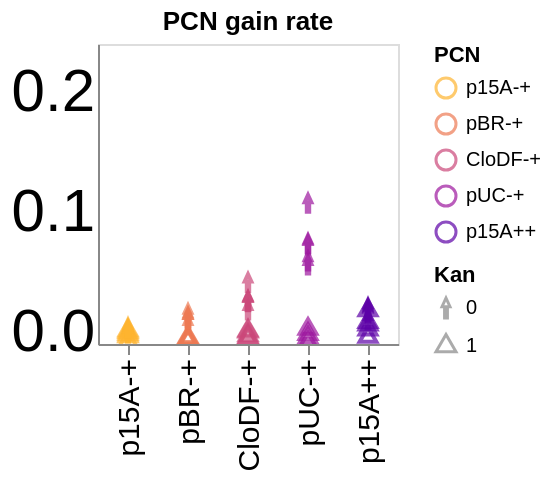

Source (notebook cell):
### Code cell
# Gain, PCN

alt.Chart(combined_scatter_gain_DF).mark_point(size=70).encode(
    alt.X("PCN", axis=alt.Axis(labelFontSize=15, titleFontSize=15, grid=False), title=None),
    alt.Y("rate_of_gain_log(plasmid copy)", scale=alt.Scale(domain=[-0.01, 0.24]), axis=alt.Axis(labelFontSize=30, titleFontSize=15, tickCount = 3, ticks=False, grid=False), title=None),
    color=alt.Color('PCN').scale(scheme=colorScheme,reverse=True),
    shape=alt.Shape('Kan:O', scale=alt.Scale(range=['arrow', 'triangle']))
).properties(
    title='PCN gain rate',
    width=150,
    height=150
).interactive()

### Figure 1 — Vega-Lite specification as saved in the notebook (floating-point values rounded to 4 significant figures)
{"config": {"view": {"continuousWidth": 300, "continuousHeight": 300}}, "data": {"name": "data-643f721b387ac13444518506b394fde6"}, "mark": {"type": "point", "size": 70}, "encoding": {"color": {"field": "PCN", "scale": {"scheme": "plasma", "reverse": true}, "sort": ["p15A-+", "pBR-+", "CloDF-+", "pUC-+", "p15A++"], "type": "ordinal"}, "shape": {"field": "Kan", "scale": {"range": ["arrow", "triangle"]}, "type": "ordinal"}, "x": {"axis": {"grid": false, "labelFontSize": 15, "titleFontSize": 15}, "field": "PCN", "sort": ["p15A-+", "pBR-+", "CloDF-+", "pUC-+", "p15A++"], "title": null, "type": "ordinal"}, "y": {"axis": {"grid": false, "labelFontSize": 30, "tickCount": 3, "ticks": false, "titleFontSize": 15}, "field": "rate_of_gain_log(plasmid copy)", "scale": {"domain": [-0.01, 0.24]}, "title": null, "type": "quantitative"}}, "height": 150, "params": [{"name": "param_6", "select": {"type": "interval", "encodings": ["x", "y"]}, "bind": "scales"}], "title": "PCN gain rate", "width": 150, "$schema": "https://vega.github.io/schema/vega-lite/v5.20.1.json", "datasets": {"data-643f721b387ac13444518506b394fde6": [{"PCN": "p15A-+", "ExpRep": "1", "rate_of_gain_log(transposon copy)": 0.00221, "rate_of_gain_log(plasmid copy)": -0.007546, "rate_of_gain_log(T/P)": 0.003734, "Kan": 1, "averagePCN": 15.26}, {"PCN": "p15A-+", "ExpRep": "2", "rate_of_gain_log(transposon copy)": 0.00136, "rate_of_gain_log(plasmid copy)": -0.0002697, "rate_of_gain_log(T/P)": 0.006424, "Kan": 1, "averagePCN": 15.26}, {"PCN": "p15A-+", "ExpRep": "3", "rate_of_gain_log(transposon copy)": 0.00149, "rate_of_gain_log(plasmid copy)": 0.001125, "rate_of_gain_log(T/P)": 0.001082, "Kan": 1, "averagePCN": 15.26}, {"PCN": "p15A-+", "ExpRep": "4", "rate_of_gain_log(transposon copy)": 0.001775, "rate_of_gain_log(plasmid copy)": -0.002029, "rate_of_gain_log(T/P)": 0.0007771, "Kan": 1, "averagePCN": 15.26}, {"PCN": "p15A-+", "ExpRep": "5", "rate_of_gain_log(transposon copy)": 0.0008952, "rate_of_gain_log(plasmid copy)": -0.003589, "rate_of_gain_log(T/P)": 0.008747, "Kan": 1, "averagePCN": 15.26}, {"PCN": "pBR-+", "ExpRep": "1", "rate_of_gain_log(transposon copy)": 0.001482, "rate_of_gain_log(plasmid copy)": -0.004995, "rate_of_gain_log(T/P)": 0.006546, "Kan": 1, "averagePCN": 27.86}, {"PCN": "pBR-+", "ExpRep": "2", "rate_of_gain_log(transposon copy)": -0.001335, "rate_of_gain_log(plasmid copy)": -0.006664, "rate_of_gain_log(T/P)": 0.005208, "Kan": 1, "averagePCN": 27.86}, {"PCN": "pBR-+", "ExpRep": "3", "rate_of_gain_log(transposon copy)": -0.0005946, "rate_of_gain_log(plasmid copy)": -0.004204, "rate_of_gain_log(T/P)": 0.003681, "Kan": 1, "averagePCN": 27.86}, {"PCN": "pBR-+", "ExpRep": "4", "rate_of_gain_log(transposon copy)": -0.001853, "rate_of_gain_log(plasmid copy)": -0.007253, "rate_of_gain_log(T/P)": 0.00533, "Kan": 1, "averagePCN": 27.86}, {"PCN": "pBR-+", "ExpRep": "5", "rate_of_gain_log(transposon copy)": -0.0001354, "rate_of_gain_log(plasmid copy)": -0.005978, "rate_of_gain_log(T/P)": 0.005842, "Kan": 1, "averagePCN": 27.86}, {"PCN": "CloDF-+", "ExpRep": "1", "rate_of_gain_log(transposon copy)": 0.01219, "rate_of_gain_log(plasmid copy)": 0.001016, "rate_of_gain_log(T/P)": 0.01205, "Kan": 1, "averagePCN": 55.16}, {"PCN": "CloDF-+", "ExpRep": "2", "rate_of_gain_log(transposon copy)": 0.006115, "rate_of_gain_log(plasmid copy)": -0.002824, "rate_of_gain_log(T/P)": 0.009264, "Kan": 1, "averagePCN": 55.16}, {"PCN": "CloDF-+", "ExpRep": "3", "rate_of_gain_log(transposon copy)": 0.01185, "rate_of_gain_log(plasmid copy)": -0.004423, "rate_of_gain_log(T/P)": 0.01702, "Kan": 1, "averagePCN": 55.16}, {"PCN": "CloDF-+", "ExpRep": "4", "rate_of_gain_log(transposon copy)": 0.00507, "rate_of_gain_log(plasmid copy)": -0.005056, "rate_of_gain_log(T/P)": 0.01069, "Kan": 1, "averagePCN": 55.16}, {"PCN": "CloDF-+", "ExpRep": "5", "rate_of_gain_log(transposon copy)": 0.00808, "rate_of_gain_log(plasmid copy)": 0.0002283, "rate_of_gain_log(T/P)": 0.008635, "Kan": 1, "averagePCN": 55.16}, {"PCN": "pUC-+", "ExpRep": "1", "rate_of_gain_log(transposon copy)": 0.06329, "rate_of_gain_log(plasmid copy)": -0.004799, "rate_of_gain_log(T/P)": 0.0872, "Kan": 1, "averagePCN": 538.4}, {"PCN": "pUC-+", "ExpRep": "2", "rate_of_gain_log(transposon copy)": 0.1169, "rate_of_gain_log(plasmid copy)": -0.00873, "rate_of_gain_log(T/P)": 0.152, "Kan": 1, "averagePCN": 538.4}, {"PCN": "pUC-+", "ExpRep": "3", "rate_of_gain_log(transposon copy)": 0.1062, "rate_of_gain_log(plasmid copy)": -0.02188, "rate_of_gain_log(T/P)": 0.112, "Kan": 1, "averagePCN": 538.4}, {"PCN": "pUC-+", "ExpRep": "4", "rate_of_gain_log(transposon copy)": 0.02806, "rate_of_gain_log(plasmid copy)": -0.00179, "rate_of_gain_log(T/P)": 0.03073, "Kan": 1, "averagePCN": 538.4}, {"PCN": "pUC-+", "ExpRep": "5", "rate_of_gain_log(transposon copy)": 0.1116, "rate_of_gain_log(plasmid copy)": 0.002566, "rate_of_gain_log(T/P)": 0.07353, "Kan": 1, "averagePCN": 538.4}, {"PCN": "p15A++", "ExpRep": "1", "rate_of_gain_log(transposon copy)": -0.001394, "rate_of_gain_log(plasmid copy)": -0.004131, "rate_of_gain_log(T/P)": 0.001254, "Kan": 1, "averagePCN": 16.61}, {"PCN": "p15A++", "ExpRep": "2", "rate_of_gain_log(transposon copy)": 0.001012, "rate_of_gain_log(plasmid copy)": 0.001922, "rate_of_gain_log(T/P)": 0.001919, "Kan": 1, "averagePCN": 16.61}, {"PCN": "p15A++", "ExpRep": "3", "rate_of_gain_log(transposon copy)": 0.001461, "rate_of_gain_log(plasmid copy)": 0.008266, "rate_of_gain_log(T/P)": -0.002925, "Kan": 1, "averagePCN": 16.61}, {"PCN": "p15A++", "ExpRep": "4", "rate_of_gain_log(transposon copy)": 0.002948, "rate_of_gain_log(plasmid copy)": 0.01803, "rate_of_gain_log(T/P)": -0.009717, "Kan": 1, "averagePCN": 16.61}, {"PCN": "p15A++", "ExpRep": "5", "rate_of_gain_log(transposon copy)": 2.216e-05, "rate_of_gain_log(plasmid copy)": 0.006116, "rate_of_gain_log(T/P)": -0.00518, "Kan": 1, "averagePCN": 16.61}, {"PCN": "p15A-+", "ExpRep": "1", "rate_of_gain_log(transposon copy)": 0.0004237, "rate_of_gain_log(plasmid copy)": 0.0008305, "rate_of_gain_log(T/P)": -0.007004, "Kan": 0, "averagePCN": 15.26}, {"PCN": "p15A-+", "ExpRep": "2", "rate_of_gain_log(transposon copy)": 9.425e-05, "rate_of_gain_log(plasmid copy)": 0.001403, "rate_of_gain_log(T/P)": -0.006331, "Kan": 0, "averagePCN": 15.26}, {"PCN": "p15A-+", "ExpRep": "3", "rate_of_gain_log(transposon copy)": -0.000543, "rate_of_gain_log(plasmid copy)": -0.001177, "rate_of_gain_log(T/P)": 0.002002, "Kan": 0, "averagePCN": 15.26}, {"PCN": "p15A-+", "ExpRep": "4", "rate_of_gain_log(transposon copy)": -0.0004757, "rate_of_gain_log(plasmid copy)": -0.0004924, "rate_of_gain_log(T/P)": 0.0007021, "Kan": 0, "averagePCN": 15.26}, {"PCN": "p15A-+", "ExpRep": "5", "rate_of_gain_log(transposon copy)": -0.0003305, "rate_of_gain_log(plasmid copy)": 0.003129, "rate_of_gain_log(T/P)": -0.003004, "Kan": 0, "averagePCN": 15.26}, {"PCN": "pBR-+", "ExpRep": "1", "rate_of_gain_log(transposon copy)": 0.01092, "rate_of_gain_log(plasmid copy)": 0.01204, "rate_of_gain_log(T/P)": -0.0006262, "Kan": 0, "averagePCN": 27.86}, {"PCN": "pBR-+", "ExpRep": "2", "rate_of_gain_log(transposon copy)": 0.003539, "rate_of_gain_log(plasmid copy)": 0.005855, "rate_of_gain_log(T/P)": -0.002134, "Kan": 0, "averagePCN": 27.86}, {"PCN": "pBR-+", "ExpRep": "3", "rate_of_gain_log(transposon copy)": 0.01283, "rate_of_gain_log(plasmid copy)": 0.01511, "rate_of_gain_log(T/P)": -0.00172, "Kan": 0, "averagePCN": 27.86}, {"PCN": "pBR-+", "ExpRep": "4", "rate_of_gain_log(transposon copy)": 0.01003, "rate_of_gain_log(plasmid copy)": 0.01087, "rate_of_gain_log(T/P)": -0.0004183, "Kan": 0, "averagePCN": 27.86}, {"PCN": "pBR-+", "ExpRep": "5", "rate_of_gain_log(transposon copy)": 0.00969, "rate_of_gain_log(plasmid copy)": 0.01087, "rate_of_gain_log(T/P)": -0.0007295, "Kan": 0, "averagePCN": 27.86}, {"PCN": "CloDF-+", "ExpRep": "1", "rate_of_gain_log(transposon copy)": 0.04094, "rate_of_gain_log(plasmid copy)": 0.0412, "rate_of_gain_log(T/P)": 0.003266, "Kan": 0, "averagePCN": 55.16}, {"PCN": "CloDF-+", "ExpRep": "2", "rate_of_gain_log(transposon copy)": 0.02501, "rate_of_gain_log(plasmid copy)": 0.02597, "rate_of_gain_log(T/P)": 0.0008507, "Kan": 0, "averagePCN": 55.16}, {"PCN": "CloDF-+", "ExpRep": "3", "rate_of_gain_log(transposon copy)": 0.0274, "rate_of_gain_log(plasmid copy)": 0.02505, "rate_of_gain_log(T/P)": 0.004253, "Kan": 0, "averagePCN": 55.16}, {"PCN": "CloDF-+", "ExpRep": "4", "rate_of_gain_log(transposon copy)": 0.02087, "rate_of_gain_log(plasmid copy)": 0.01821, "rate_of_gain_log(T/P)": 0.004638, "Kan": 0, "averagePCN": 55.16}, {"PCN": "CloDF-+", "ExpRep": "5", "rate_of_gain_log(transposon copy)": 0.02724, "rate_of_gain_log(plasmid copy)": 0.02533, "rate_of_gain_log(T/P)": 0.00465, "Kan": 0, "averagePCN": 55.16}, {"PCN": "pUC-+", "ExpRep": "1", "rate_of_gain_log(transposon copy)": 0.1124, "rate_of_gain_log(plasmid copy)": 0.05897, "rate_of_gain_log(T/P)": 0.06573, "Kan": 0, "averagePCN": 538.4}, {"PCN": "pUC-+", "ExpRep": "2", "rate_of_gain_log(transposon copy)": 0.09762, "rate_of_gain_log(plasmid copy)": 0.05574, "rate_of_gain_log(T/P)": 0.06007, "Kan": 0, "averagePCN": 538.4}, {"PCN": "pUC-+", "ExpRep": "3", "rate_of_gain_log(transposon copy)": 0.1157, "rate_of_gain_log(plasmid copy)": 0.07249, "rate_of_gain_log(T/P)": 0.06513, "Kan": 0, "averagePCN": 538.4}, {"PCN": "pUC-+", "ExpRep": "4", "rate_of_gain_log(transposon copy)": 0.129, "rate_of_gain_log(plasmid copy)": 0.1072, "rate_of_gain_log(T/P)": 0.05972, "Kan": 0, "averagePCN": 538.4}, {"PCN": "pUC-+", "ExpRep": "5", "rate_of_gain_log(transposon copy)": 0.11, "rate_of_gain_log(plasmid copy)": 0.07356, "rate_of_gain_log(T/P)": 0.05737, "Kan": 0, "averagePCN": 538.4}, {"PCN": "p15A++", "ExpRep": "1", "rate_of_gain_log(transposon copy)": 0.002403, "rate_of_gain_log(plasmid copy)": 0.01594, "rate_of_gain_log(T/P)": -0.01051, "Kan": 0, "averagePCN": 16.61}, {"PCN": "p15A++", "ExpRep": "2", "rate_of_gain_log(transposon copy)": 0.002785, "rate_of_gain_log(plasmid copy)": 0.009981, "rate_of_gain_log(T/P)": -0.003724, "Kan": 0, "averagePCN": 16.61}, {"PCN": "p15A++", "ExpRep": "3", "rate_of_gain_log(transposon copy)": 0.001444, "rate_of_gain_log(plasmid copy)": 0.01992, "rate_of_gain_log(T/P)": -0.01639, "Kan": 0, "averagePCN": 16.61}, {"PCN": "p15A++", "ExpRep": "4", "rate_of_gain_log(transposon copy)": 0.001002, "rate_of_gain_log(plasmid copy)": 0.01714, "rate_of_gain_log(T/P)": -0.01543, "Kan": 0, "averagePCN": 16.61}, {"PCN": "p15A++", "ExpRep": "5", "rate_of_gain_log(transposon copy)": 0.002209, "rate_of_gain_log(plasmid copy)": 0.01876, "rate_of_gain_log(T/P)": -0.01385, "Kan": 0, "averagePCN": 16.61}]}}
